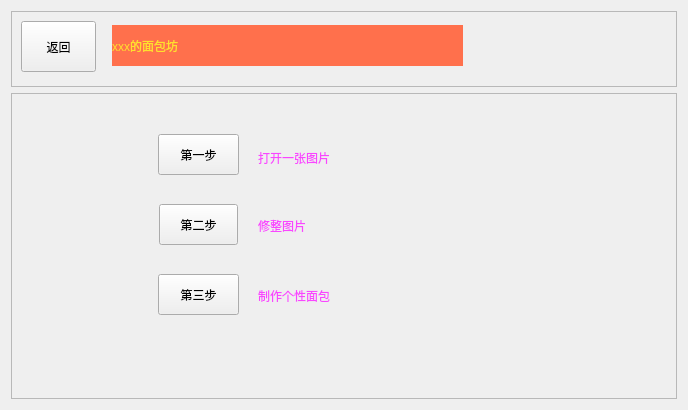
<?xml version="1.0" encoding="UTF-8"?>
<ui version="4.0">
 <class>chef</class>
 <widget class="QWidget" name="chef">
  <property name="geometry">
   <rect>
    <x>0</x>
    <y>0</y>
    <width>688</width>
    <height>410</height>
   </rect>
  </property>
  <property name="windowTitle">
   <string>Form</string>
  </property>
  <layout class="QVBoxLayout" name="verticalLayout" stretch="1,4">
   <item>
    <widget class="QFrame" name="title">
     <property name="frameShape">
      <enum>QFrame::StyledPanel</enum>
     </property>
     <property name="frameShadow">
      <enum>QFrame::Raised</enum>
     </property>
     <widget class="QPushButton" name="back">
      <property name="geometry">
       <rect>
        <x>10</x>
        <y>10</y>
        <width>75</width>
        <height>51</height>
       </rect>
      </property>
      <property name="text">
       <string>返回</string>
      </property>
     </widget>
     <widget class="QLabel" name="label">
      <property name="geometry">
       <rect>
        <x>101</x>
        <y>14</y>
        <width>351</width>
        <height>41</height>
       </rect>
      </property>
      <property name="styleSheet">
       <string notr="true">QLabel
{
	
	font: 75 24pt &quot;华文彩云&quot;;
	
	color: rgb(255, 224, 44);
	
	background-color: rgb(255, 112, 76);

}</string>
      </property>
      <property name="text">
       <string>xxx的面包坊</string>
      </property>
     </widget>
    </widget>
   </item>
   <item>
    <widget class="QFrame" name="contents">
     <property name="styleSheet">
      <string notr="true">QLabel
{
	
	color: rgb(249, 71, 255);
	font: 75 16pt &quot;华文琥珀&quot;;
}</string>
     </property>
     <property name="frameShape">
      <enum>QFrame::StyledPanel</enum>
     </property>
     <property name="frameShadow">
      <enum>QFrame::Raised</enum>
     </property>
     <widget class="QPushButton" name="first">
      <property name="geometry">
       <rect>
        <x>147</x>
        <y>41</y>
        <width>81</width>
        <height>41</height>
       </rect>
      </property>
      <property name="text">
       <string>第一步</string>
      </property>
     </widget>
     <widget class="QPushButton" name="second">
      <property name="geometry">
       <rect>
        <x>148</x>
        <y>111</y>
        <width>79</width>
        <height>41</height>
       </rect>
      </property>
      <property name="text">
       <string>第二步</string>
      </property>
     </widget>
     <widget class="QPushButton" name="third">
      <property name="geometry">
       <rect>
        <x>147</x>
        <y>181</y>
        <width>81</width>
        <height>41</height>
       </rect>
      </property>
      <property name="text">
       <string>第三步</string>
      </property>
     </widget>
     <widget class="QLabel" name="label_2">
      <property name="geometry">
       <rect>
        <x>247</x>
        <y>47</y>
        <width>149</width>
        <height>36</height>
       </rect>
      </property>
      <property name="text">
       <string>打开一张图片</string>
      </property>
     </widget>
     <widget class="QLabel" name="label_3">
      <property name="geometry">
       <rect>
        <x>247</x>
        <y>116</y>
        <width>104</width>
        <height>33</height>
       </rect>
      </property>
      <property name="text">
       <string>修整图片</string>
      </property>
     </widget>
     <widget class="QLabel" name="label_4">
      <property name="geometry">
       <rect>
        <x>247</x>
        <y>182</y>
        <width>134</width>
        <height>41</height>
       </rect>
      </property>
      <property name="text">
       <string>制作个性面包</string>
      </property>
     </widget>
    </widget>
   </item>
  </layout>
 </widget>
 <resources/>
 <connections/>
</ui>
